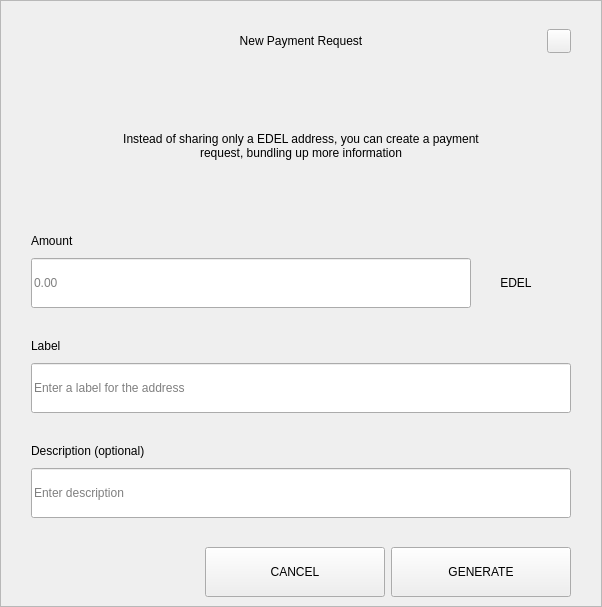
<?xml version="1.0" encoding="UTF-8"?>
<ui version="4.0">
 <class>RequestDialog</class>
 <widget class="QDialog" name="RequestDialog">
  <property name="geometry">
   <rect>
    <x>0</x>
    <y>0</y>
    <width>602</width>
    <height>607</height>
   </rect>
  </property>
  <property name="windowTitle">
   <string>Dialog</string>
  </property>
  <layout class="QVBoxLayout" name="verticalLayout_5">
   <property name="spacing">
    <number>0</number>
   </property>
   <property name="leftMargin">
    <number>0</number>
   </property>
   <property name="topMargin">
    <number>0</number>
   </property>
   <property name="rightMargin">
    <number>0</number>
   </property>
   <property name="bottomMargin">
    <number>0</number>
   </property>
   <item>
    <widget class="QFrame" name="frame">
     <property name="styleSheet">
      <string notr="true"/>
     </property>
     <property name="frameShape">
      <enum>QFrame::StyledPanel</enum>
     </property>
     <property name="frameShadow">
      <enum>QFrame::Raised</enum>
     </property>
     <layout class="QVBoxLayout" name="verticalLayout_4" stretch="1,0,0">
      <property name="spacing">
       <number>0</number>
      </property>
      <property name="leftMargin">
       <number>30</number>
      </property>
      <property name="topMargin">
       <number>20</number>
      </property>
      <property name="rightMargin">
       <number>30</number>
      </property>
      <property name="bottomMargin">
       <number>0</number>
      </property>
      <item>
       <layout class="QHBoxLayout" name="horizontalLayout_3">
        <property name="spacing">
         <number>0</number>
        </property>
        <item>
         <spacer name="horizontalSpacer_21">
          <property name="orientation">
           <enum>Qt::Horizontal</enum>
          </property>
          <property name="sizeHint" stdset="0">
           <size>
            <width>40</width>
            <height>20</height>
           </size>
          </property>
         </spacer>
        </item>
        <item>
         <widget class="QLabel" name="labelTitle">
          <property name="minimumSize">
           <size>
            <width>0</width>
            <height>40</height>
           </size>
          </property>
          <property name="maximumSize">
           <size>
            <width>16777215</width>
            <height>40</height>
           </size>
          </property>
          <property name="styleSheet">
           <string notr="true">padding-left:24px;</string>
          </property>
          <property name="text">
           <string>New Payment Request</string>
          </property>
          <property name="alignment">
           <set>Qt::AlignCenter</set>
          </property>
          <property name="margin">
           <number>7</number>
          </property>
         </widget>
        </item>
        <item>
         <spacer name="horizontalSpacer">
          <property name="orientation">
           <enum>Qt::Horizontal</enum>
          </property>
          <property name="sizeHint" stdset="0">
           <size>
            <width>40</width>
            <height>20</height>
           </size>
          </property>
         </spacer>
        </item>
        <item>
         <widget class="QPushButton" name="btnEsc">
          <property name="minimumSize">
           <size>
            <width>24</width>
            <height>24</height>
           </size>
          </property>
          <property name="maximumSize">
           <size>
            <width>24</width>
            <height>24</height>
           </size>
          </property>
          <property name="focusPolicy">
           <enum>Qt::NoFocus</enum>
          </property>
          <property name="text">
           <string/>
          </property>
         </widget>
        </item>
       </layout>
      </item>
      <item>
       <widget class="QStackedWidget" name="stack">
        <property name="minimumSize">
         <size>
          <width>540</width>
          <height>0</height>
         </size>
        </property>
        <property name="maximumSize">
         <size>
          <width>540</width>
          <height>16777215</height>
         </size>
        </property>
        <property name="currentIndex">
         <number>0</number>
        </property>
        <widget class="QWidget" name="page_1">
         <property name="minimumSize">
          <size>
           <width>540</width>
           <height>0</height>
          </size>
         </property>
         <property name="maximumSize">
          <size>
           <width>540</width>
           <height>16777215</height>
          </size>
         </property>
         <layout class="QVBoxLayout" name="layout1">
          <property name="spacing">
           <number>0</number>
          </property>
          <property name="leftMargin">
           <number>0</number>
          </property>
          <property name="topMargin">
           <number>0</number>
          </property>
          <property name="rightMargin">
           <number>0</number>
          </property>
          <property name="bottomMargin">
           <number>0</number>
          </property>
          <item>
           <spacer name="verticalSpacer_21">
            <property name="orientation">
             <enum>Qt::Vertical</enum>
            </property>
            <property name="sizeType">
             <enum>QSizePolicy::Fixed</enum>
            </property>
            <property name="sizeHint" stdset="0">
             <size>
              <width>20</width>
              <height>30</height>
             </size>
            </property>
           </spacer>
          </item>
          <item alignment="Qt::AlignHCenter">
           <widget class="QLabel" name="labelMessage">
            <property name="minimumSize">
             <size>
              <width>400</width>
              <height>50</height>
             </size>
            </property>
            <property name="text">
             <string>Instead of sharing only a EDEL address, you can create a payment request, bundling up more information</string>
            </property>
            <property name="alignment">
             <set>Qt::AlignCenter</set>
            </property>
            <property name="wordWrap">
             <bool>true</bool>
            </property>
           </widget>
          </item>
          <item alignment="Qt::AlignBottom">
           <widget class="QWidget" name="containerAmount" native="true">
            <layout class="QVBoxLayout" name="verticalLayout">
             <property name="spacing">
              <number>9</number>
             </property>
             <property name="leftMargin">
              <number>0</number>
             </property>
             <property name="topMargin">
              <number>0</number>
             </property>
             <property name="rightMargin">
              <number>0</number>
             </property>
             <property name="bottomMargin">
              <number>0</number>
             </property>
             <item>
              <widget class="QLabel" name="labelSubtitleAmount">
               <property name="minimumSize">
                <size>
                 <width>350</width>
                 <height>16</height>
                </size>
               </property>
               <property name="maximumSize">
                <size>
                 <width>16777215</width>
                 <height>16</height>
                </size>
               </property>
               <property name="text">
                <string>Amount</string>
               </property>
              </widget>
             </item>
             <item alignment="Qt::AlignTop">
              <widget class="QWidget" name="layoutAmount" native="true">
               <layout class="QHBoxLayout" name="horizontalLayout" stretch="2,0">
                <property name="spacing">
                 <number>0</number>
                </property>
                <property name="leftMargin">
                 <number>0</number>
                </property>
                <property name="topMargin">
                 <number>0</number>
                </property>
                <property name="rightMargin">
                 <number>0</number>
                </property>
                <property name="bottomMargin">
                 <number>0</number>
                </property>
                <item>
                 <widget class="QLineEdit" name="lineEditAmount">
                  <property name="minimumSize">
                   <size>
                    <width>0</width>
                    <height>50</height>
                   </size>
                  </property>
                  <property name="maximumSize">
                   <size>
                    <width>16777215</width>
                    <height>50</height>
                   </size>
                  </property>
                  <property name="placeholderText">
                   <string notr="true">0.00</string>
                  </property>
                 </widget>
                </item>
                <item>
                 <widget class="QWidget" name="comboContainer" native="true">
                  <property name="minimumSize">
                   <size>
                    <width>100</width>
                    <height>50</height>
                   </size>
                  </property>
                  <property name="maximumSize">
                   <size>
                    <width>16777215</width>
                    <height>50</height>
                   </size>
                  </property>
                  <layout class="QHBoxLayout" name="horizontalLayout_31">
                   <property name="spacing">
                    <number>0</number>
                   </property>
                   <property name="leftMargin">
                    <number>0</number>
                   </property>
                   <property name="topMargin">
                    <number>0</number>
                   </property>
                   <property name="rightMargin">
                    <number>10</number>
                   </property>
                   <property name="bottomMargin">
                    <number>0</number>
                   </property>
                   <item>
                    <widget class="QLabel" name="comboBoxCoin">
                     <property name="text">
                      <string>EDEL</string>
                     </property>
                     <property name="alignment">
                      <set>Qt::AlignCenter</set>
                     </property>
                    </widget>
                   </item>
                  </layout>
                 </widget>
                </item>
               </layout>
              </widget>
             </item>
            </layout>
           </widget>
          </item>
          <item>
           <spacer name="verticalSpacer_31">
            <property name="orientation">
             <enum>Qt::Vertical</enum>
            </property>
            <property name="sizeType">
             <enum>QSizePolicy::Fixed</enum>
            </property>
            <property name="sizeHint" stdset="0">
             <size>
              <width>20</width>
              <height>30</height>
             </size>
            </property>
           </spacer>
          </item>
          <item>
           <layout class="QVBoxLayout" name="verticalLayoutLabel">
            <property name="spacing">
             <number>9</number>
            </property>
            <item>
             <widget class="QLabel" name="labelSubtitleLabel">
              <property name="minimumSize">
               <size>
                <width>0</width>
                <height>16</height>
               </size>
              </property>
              <property name="maximumSize">
               <size>
                <width>16777215</width>
                <height>16</height>
               </size>
              </property>
              <property name="text">
               <string>Label</string>
              </property>
             </widget>
            </item>
            <item>
             <widget class="QLineEdit" name="lineEditLabel">
              <property name="minimumSize">
               <size>
                <width>0</width>
                <height>50</height>
               </size>
              </property>
              <property name="maximumSize">
               <size>
                <width>16777215</width>
                <height>50</height>
               </size>
              </property>
              <property name="placeholderText">
               <string>Enter a label for the address</string>
              </property>
             </widget>
            </item>
           </layout>
          </item>
          <item>
           <spacer name="verticalSpacer_34">
            <property name="orientation">
             <enum>Qt::Vertical</enum>
            </property>
            <property name="sizeType">
             <enum>QSizePolicy::Fixed</enum>
            </property>
            <property name="sizeHint" stdset="0">
             <size>
              <width>20</width>
              <height>30</height>
             </size>
            </property>
           </spacer>
          </item>
          <item>
           <layout class="QVBoxLayout" name="verticalLayoutDescription">
            <property name="spacing">
             <number>9</number>
            </property>
            <item>
             <widget class="QLabel" name="labelSubtitleDescription">
              <property name="minimumSize">
               <size>
                <width>0</width>
                <height>16</height>
               </size>
              </property>
              <property name="maximumSize">
               <size>
                <width>16777215</width>
                <height>16</height>
               </size>
              </property>
              <property name="text">
               <string>Description (optional)</string>
              </property>
             </widget>
            </item>
            <item>
             <widget class="QLineEdit" name="lineEditDescription">
              <property name="minimumSize">
               <size>
                <width>0</width>
                <height>50</height>
               </size>
              </property>
              <property name="maximumSize">
               <size>
                <width>16777215</width>
                <height>50</height>
               </size>
              </property>
              <property name="placeholderText">
               <string>Enter description</string>
              </property>
             </widget>
            </item>
            <item>
             <spacer name="verticalSpacer_4">
              <property name="orientation">
               <enum>Qt::Vertical</enum>
              </property>
              <property name="sizeType">
               <enum>QSizePolicy::Fixed</enum>
              </property>
              <property name="sizeHint" stdset="0">
               <size>
                <width>20</width>
                <height>20</height>
               </size>
              </property>
             </spacer>
            </item>
           </layout>
          </item>
         </layout>
        </widget>
        <widget class="QWidget" name="page_2">
         <layout class="QVBoxLayout" name="layout2">
          <item>
           <spacer name="verticalSpacer_5">
            <property name="orientation">
             <enum>Qt::Vertical</enum>
            </property>
            <property name="sizeType">
             <enum>QSizePolicy::Fixed</enum>
            </property>
            <property name="sizeHint" stdset="0">
             <size>
              <width>20</width>
              <height>50</height>
             </size>
            </property>
           </spacer>
          </item>
          <item alignment="Qt::AlignHCenter">
           <widget class="QLabel" name="labelQrImg">
            <property name="minimumSize">
             <size>
              <width>260</width>
              <height>260</height>
             </size>
            </property>
            <property name="maximumSize">
             <size>
              <width>260</width>
              <height>260</height>
             </size>
            </property>
            <property name="text">
             <string/>
            </property>
            <property name="alignment">
             <set>Qt::AlignCenter</set>
            </property>
           </widget>
          </item>
          <item>
           <spacer name="verticalSpacer_2">
            <property name="orientation">
             <enum>Qt::Vertical</enum>
            </property>
            <property name="sizeType">
             <enum>QSizePolicy::Fixed</enum>
            </property>
            <property name="sizeHint" stdset="0">
             <size>
              <width>20</width>
              <height>30</height>
             </size>
            </property>
           </spacer>
          </item>
          <item alignment="Qt::AlignHCenter">
           <widget class="QLabel" name="labelAddress">
            <property name="text">
             <string>D7VFR83SQbiezrW72hjcWJtcfip5krte2Z </string>
            </property>
           </widget>
          </item>
          <item>
           <spacer name="verticalSpacer_32">
            <property name="orientation">
             <enum>Qt::Vertical</enum>
            </property>
            <property name="sizeType">
             <enum>QSizePolicy::Expanding</enum>
            </property>
            <property name="sizeHint" stdset="0">
             <size>
              <width>20</width>
              <height>20</height>
             </size>
            </property>
           </spacer>
          </item>
          <item>
           <layout class="QHBoxLayout" name="horizontal">
            <property name="leftMargin">
             <number>20</number>
            </property>
            <property name="rightMargin">
             <number>20</number>
            </property>
            <property name="bottomMargin">
             <number>20</number>
            </property>
            <item>
             <spacer name="horizontalSpacer_4">
              <property name="orientation">
               <enum>Qt::Horizontal</enum>
              </property>
              <property name="sizeHint" stdset="0">
               <size>
                <width>40</width>
                <height>20</height>
               </size>
              </property>
             </spacer>
            </item>
            <item>
             <widget class="QPushButton" name="btnCopyAddress">
              <property name="minimumSize">
               <size>
                <width>180</width>
                <height>50</height>
               </size>
              </property>
              <property name="text">
               <string>COPY ADDRESS</string>
              </property>
             </widget>
            </item>
            <item>
             <widget class="QPushButton" name="btnCopyUrl">
              <property name="minimumSize">
               <size>
                <width>180</width>
                <height>50</height>
               </size>
              </property>
              <property name="text">
               <string>COPY URL</string>
              </property>
             </widget>
            </item>
            <item>
             <spacer name="horizontalSpacer_2">
              <property name="orientation">
               <enum>Qt::Horizontal</enum>
              </property>
              <property name="sizeHint" stdset="0">
               <size>
                <width>40</width>
                <height>20</height>
               </size>
              </property>
             </spacer>
            </item>
           </layout>
          </item>
         </layout>
        </widget>
       </widget>
      </item>
      <item>
       <widget class="QWidget" name="buttonsStack" native="true">
        <layout class="QHBoxLayout" name="horizontalLayout_5">
         <property name="leftMargin">
          <number>20</number>
         </property>
         <property name="rightMargin">
          <number>0</number>
         </property>
         <item>
          <spacer name="horizontalSpacer_41">
           <property name="orientation">
            <enum>Qt::Horizontal</enum>
           </property>
           <property name="sizeHint" stdset="0">
            <size>
             <width>40</width>
             <height>20</height>
            </size>
           </property>
          </spacer>
         </item>
         <item>
          <widget class="QPushButton" name="btnCancel">
           <property name="minimumSize">
            <size>
             <width>180</width>
             <height>50</height>
            </size>
           </property>
           <property name="focusPolicy">
            <enum>Qt::NoFocus</enum>
           </property>
           <property name="text">
            <string>CANCEL</string>
           </property>
          </widget>
         </item>
         <item>
          <widget class="QPushButton" name="btnSave">
           <property name="minimumSize">
            <size>
             <width>180</width>
             <height>50</height>
            </size>
           </property>
           <property name="focusPolicy">
            <enum>Qt::NoFocus</enum>
           </property>
           <property name="text">
            <string>GENERATE</string>
           </property>
          </widget>
         </item>
        </layout>
       </widget>
      </item>
     </layout>
    </widget>
   </item>
  </layout>
 </widget>
 <resources/>
 <connections/>
</ui>
